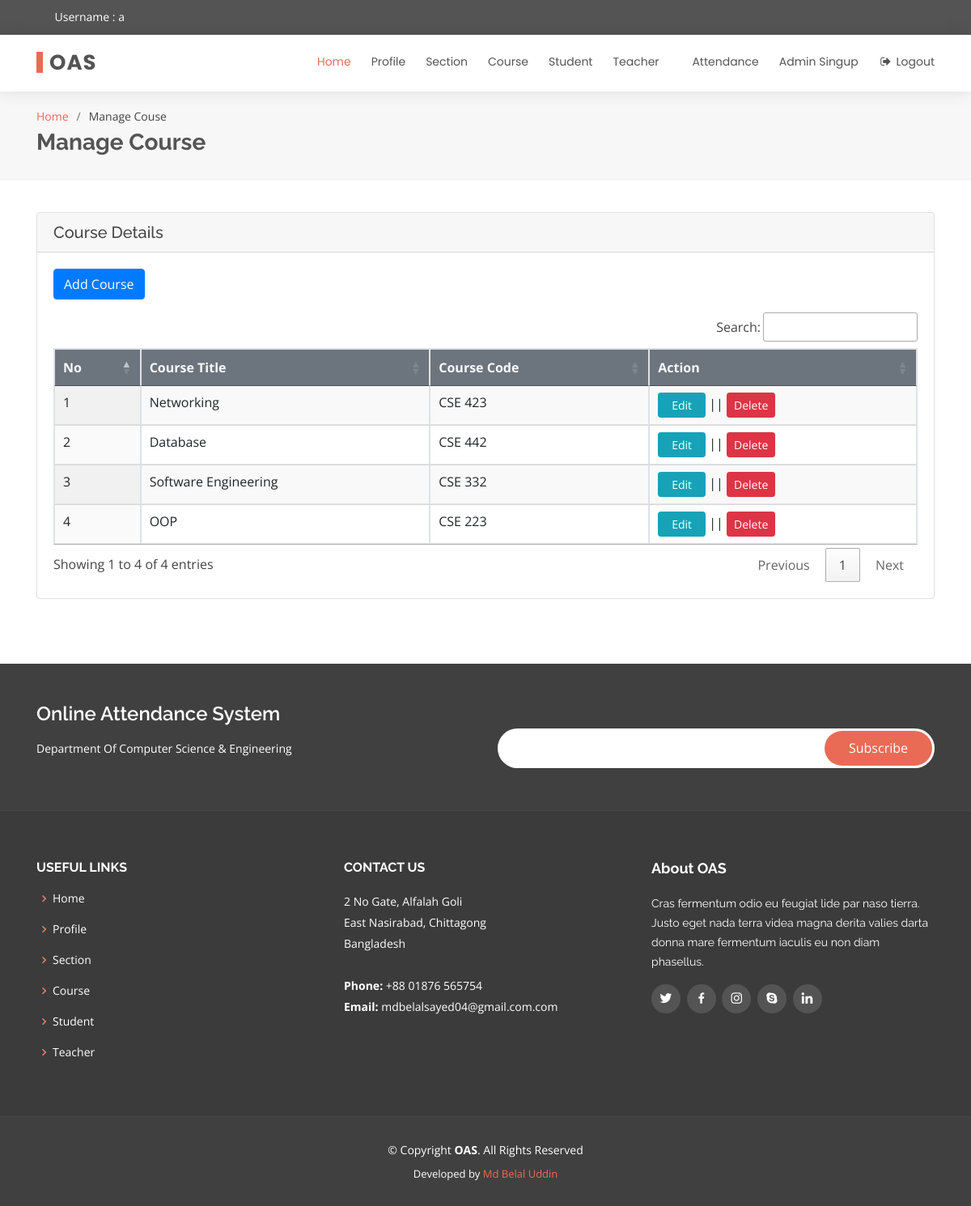
The page /course_list.php (signed in) on the database its author committed.
### tables this page shows
CREATE TABLE IF NOT EXISTS `tb_course` (
  `course_id` bigint(10) NOT NULL AUTO_INCREMENT,
  `course_title` varchar(255) DEFAULT NULL,
  `course_code` varchar(255) DEFAULT NULL,
  `user_name` varchar(255) DEFAULT NULL,
  `entry_time` datetime DEFAULT NULL,
  PRIMARY KEY (`course_id`)
);

### include/Database.php (called while the page is built, shortened)
<?php
Class Database{
 public $host   = DB_HOST;
 public $user   = DB_USER;
 public $pass   = DB_PASS;
 public $dbname = DB_NAME;
 public $link;
private function connectDB(){
 $this->link = new mysqli($this->host, $this->user, $this->pass,
  $this->dbname);
 }
public function select($query){
  $result = $this->link->query($query) or
   die($this->link->error.__LINE__);
  if($result->num_rows > 0){
    return $result;
  } else {
    return false;
  }
 }
}

### course_list.php (the view, shortened to what this page needs)
<?php
  include "include/Database.php";
 ?>
 <?php
   $db   = new Database();
   $sql  = "SELECT * FROM tb_course";
   $read = $db->select($sql);
  ?>
<!DOCTYPE html>
<html lang="en">
<head>
  <link rel="stylesheet" href="font-awesome-4.7.0/css/font-awesome.min.css">
<link rel="stylesheet" href="https://stackpath.bootstrapcdn.com/bootstrap/4.5.2/css/bootstrap.min.css">
<link rel="stylesheet" href="https://cdn.datatables.net/1.10.22/css/jquery.dataTables.min.css">
<link rel="stylesheet" href="https://cdn.datatables.net/buttons/1.6.4/css/buttons.dataTables.min.css">
<link rel="stylesheet" href="https://cdn.datatables.net/responsive/2.2.3/css/responsive.dataTables.min.css">
  <link href="assets/vendor/bootstrap/css/bootstrap.min.css" rel="stylesheet">
  <link href="assets/vendor/icofont/icofont.min.css" rel="stylesheet">
  <link href="assets/vendor/boxicons/css/boxicons.min.css" rel="stylesheet">
  <link href="assets/vendor/animate.css/animate.min.css" rel="stylesheet">
  <link href="assets/vendor/owl.carousel/assets/owl.carousel.min.css" rel="stylesheet">
  <link href="assets/vendor/venobox/venobox.css" rel="stylesheet">
  <link href="assets/css/style.css" rel="stylesheet">
</head>
<body>
  <section id="topbar" class="d-none d-lg-block">
    <div class="container d-flex">
      <div class="contact-info mr-auto">
        <i class="icofont-user"></i> Username : <?php echo $_SESSION['user_name']; ?>
      </div>
      <div class="social-links">
        <a href="#" class="twitter"><i class="icofont-twitter"></i></a>
        <a href="#" class="facebook"><i class="icofont-facebook"></i></a>
        <a href="#" class="instagram"><i class="icofont-instagram"></i></a>
        <a href="#" class="skype"><i class="icofont-skype"></i></a>
        <a href="#" class="linkedin"><i class="icofont-linkedin"></i></i></a>
      </div>
    </div>
  </section>
  <header id="header">
    <div class="container d-flex">
      <div class="logo mr-auto">
        <h1 class="text-light"><a href="admin_home.php"><span>OAS</span></a></h1>
      </div>
      <nav class="nav-menu d-none d-lg-block">
        <ul>
          <li class="active"><a href="admin_home.php">Home</a></li>
          <li><a href="admin_profile.php">Profile</a></li>
          <li><a href="section_list.php">Section</a></li>
          <li><a href="course_list.php">Course</a></li>
          <li><a href="student_list.php">Student</a></li>
          <li class="drop-down"><a href="#">Teacher</a>
          </li>
          <li><a href="attendance_date_list_admin.php">Attendance</a></li>
          <li><a href="admin_signup.php">Admin Singup</a></li>
          <li><a href="logout_admin.php" onclick="return confirm('Are You sure you want to logout?');"><i class="fa fa-sign-out fa-fw" aria-hidden="true"></i> Logout</a></li>
        </ul>
      </nav>
    </div>
  </header>
  <section id="breadcrumbs" class="breadcrumbs">
      <div class="container">
        <ol>
          <li><a href="index.html">Home</a></li>
          <li>Manage Couse</li>
        </ol>
        <h2>Manage Course</h2>
      </div>
    </section>
    <section id="admin_profile" class="m-auto">
      <div class="container">
        <div class="row">
          <div class="col">
            <div class="card m-auto">
              <h5 class="card-header">Course Details</h5>
              <div class="card-body">
                <a class="btn btn-primary mb-3" href="add_course.php" role="button">Add Course</a>
                <table id="user_list_table" class="table table-bordered display nowrap" style="width:100%">
                    <thead class="bg-secondary text-light">
                        <tr>
                            <th>No</th>
                            <th>Course Title</th>
                            <th>Course Code</th>
                            <th>Action</th>
                        </tr>
                    </thead>
                    <tbody>
                      <?php if($read){ $i = 0; ?>
                      <?php while($result = $read->fetch_assoc()){ $i = $i + 1; ?>
                      <tr>
                        <td><?php echo $i; ?></td>
                        <td><?php echo $result['course_title']; ?></td>
                        <td><?php echo $result['course_code']; ?></td>
                        <td><a href="edit_course.php?course_id=<?php echo $result['course_id']; ?>" class="btn btn-info btn-sm px-3">Edit</a> || <a href="delete_data.php?course_id=<?php echo $result['course_id']; ?>" onclick="return confirm('Are you sure you want to delete this item?')" class="btn btn-danger btn-sm">Delete</a></td>
                      </tr>
                      <?php } ?>
                      <?php }else{ ?>
                      <?php $msg = '<div class="alert alert-warning alert-dismissable w-75 m-auto" id="flash-msg">No Data Found!</div><br />';
                        echo $msg; ?>
                      <?php } ?>
                    </tbody>
                  </table>
              </div>
            </div>
          </div>
        </div>
      </div>
    </section>
    <footer id="footer">
      <div class="footer-newsletter">
        <div class="container">
          <div class="row">
            <div class="col-lg-6">
              <h4>Online Attendance System</h4>
              <p>Department Of Computer Science & Engineering</p>
            </div>
            <div class="col-lg-6">
              <form action="" method="post">
                <input type="email" name="email"><input type="submit" value="Subscribe">
              </form>
            </div>
          </div>
        </div>
      </div>
      <div class="footer-top">
        <div class="container">
          <div class="row">
            <div class="col-lg-4 col-md-6 footer-links">
              <h4>Useful Links</h4>
              <ul>
                <li><i class="bx bx-chevron-right"></i> <a href="admin_home.php">Home</a></li>
                <li><i class="bx bx-chevron-right"></i> <a href="admin_profile.php">Profile</a></li>
                <li><i class="bx bx-chevron-right"></i> <a href="section_list.php">Section</a></li>
                <li><i class="bx bx-chevron-right"></i> <a href="course_list.php">Course</a></li>
                <li><i class="bx bx-chevron-right"></i> <a href="student_list.php">Student</a></li>
                <li><i class="bx bx-chevron-right"></i> <a href="teacher_list.php">Teacher</a></li>
              </ul>
            </div>
            <div class="col-lg-4 col-md-6 footer-contact">
              <h4>Contact Us</h4>
              <p>
                2 No Gate, Alfalah Goli <br>
                East Nasirabad, Chittagong<br>
                Bangladesh <br><br>
                <strong>Phone:</strong> +88 01876 565754<br>
                <strong>Email:</strong> mdbelalsayed04@gmail.com.com<br>
              </p>
            </div>
            <div class="col-lg-4 col-md-6 footer-info">
              <h3>About OAS</h3>
              <p>Cras fermentum odio eu feugiat lide par naso tierra. Justo eget nada terra videa magna derita valies darta donna mare fermentum iaculis eu non diam phasellus.</p>
              <div class="social-links mt-3">
                <a href="#" class="twitter"><i class="bx bxl-twitter"></i></a>
                <a href="#" class="facebook"><i class="bx bxl-facebook"></i></a>
                <a href="#" class="instagram"><i class="bx bxl-instagram"></i></a>
                <a href="#" class="google-plus"><i class="bx bxl-skype"></i></a>
                <a href="#" class="linkedin"><i class="bx bxl-linkedin"></i></a>
              </div>
            </div>
          </div>
        </div>
      </div>
      <div class="container">
        <div class="copyright">
          &copy; Copyright <strong><span>OAS</span></strong>. All Rights Reserved
        </div>
        <div class="credits">
          Developed by <a href="#">Md Belal Uddin</a>
        </div>
      </div>
    </footer>
</body>
</html>

### rows shown on the page
tb_course: course_title "Networking", course_code "CSE 423"
tb_course: course_title "Database", course_code "CSE 442"
tb_course: course_title "Software Engineering", course_code "CSE 332"
tb_course: course_title "OOP", course_code "CSE 223"

### other values the page prints
$_SESSION['user_name'] "a"
